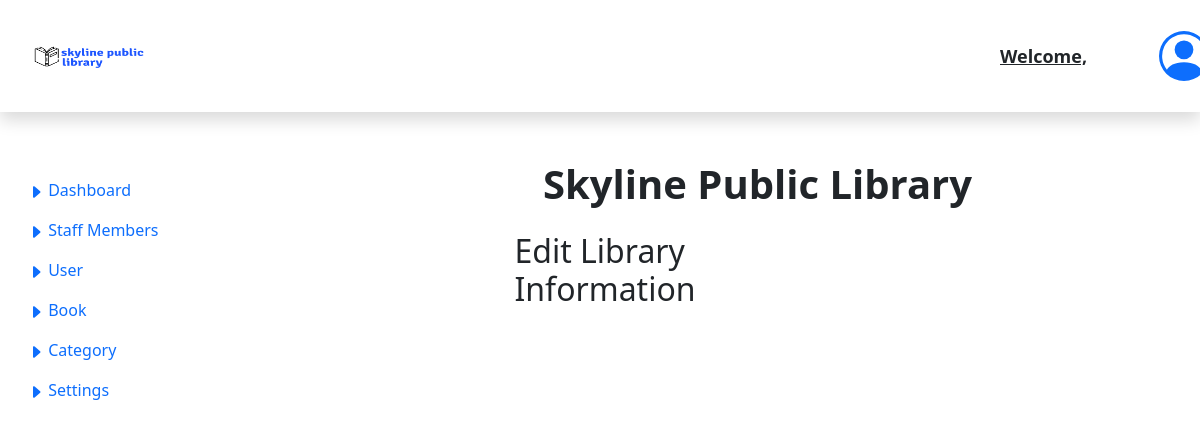
/admin/library_settings.php, run on an earlier commit of the app's database.
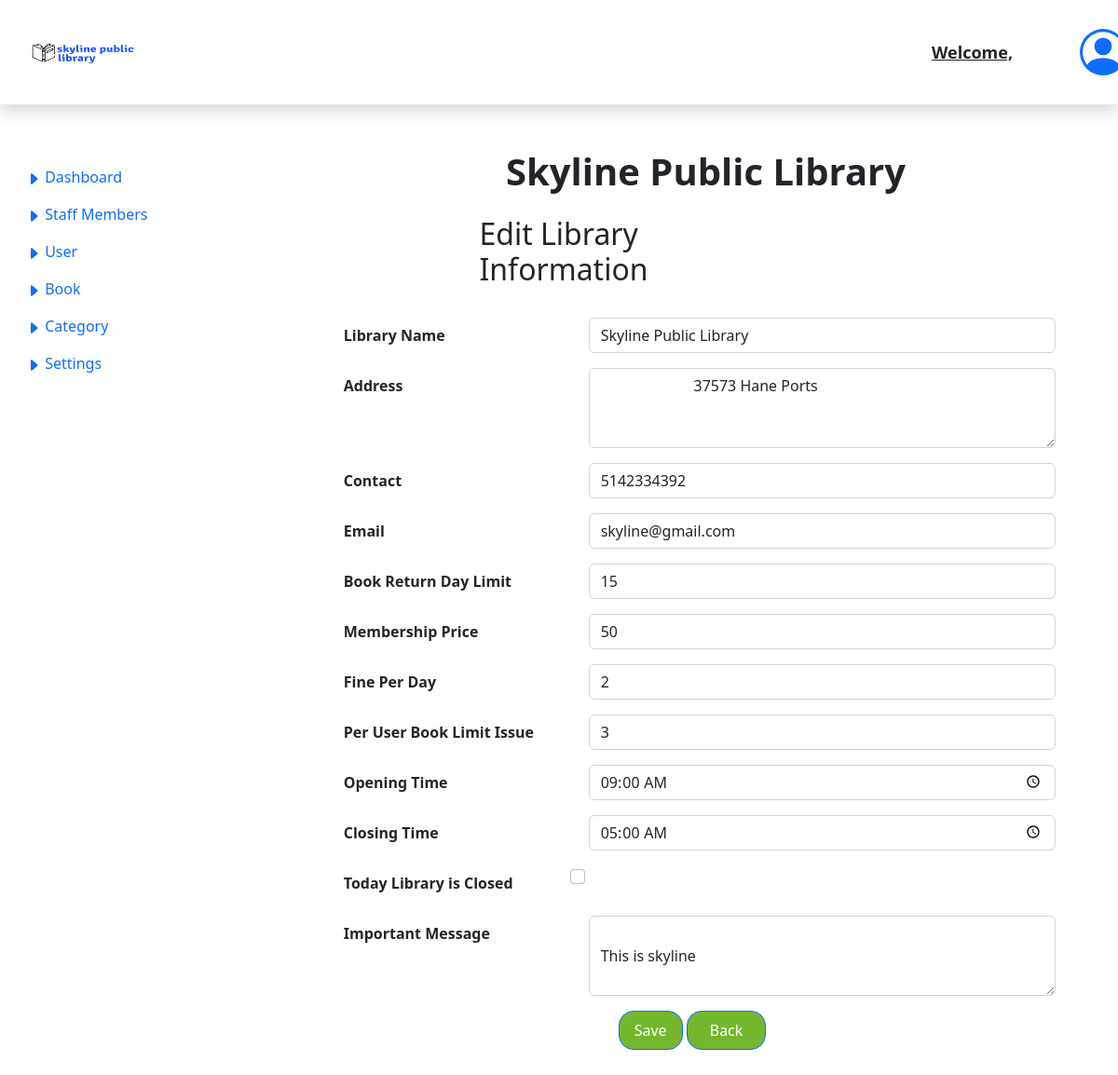
And on a later commit of the database.
### tables this page shows
CREATE TABLE `library_setting` (
  `library_id` int(11) NOT NULL,
  `library_name` varchar(25) NOT NULL,
  `library_address` varchar(255) NOT NULL,
  `library_contact` varchar(10) NOT NULL,
  `library_email` varchar(255) NOT NULL,
  `book_return_day_limit` int(11) NOT NULL,
  `membership_price` float NOT NULL,
  `fine_per_day` float NOT NULL,
  `book_issue_limit` int(11) NOT NULL,
  `opening_time` varchar(25) NOT NULL,
  `closing_time` varchar(25) NOT NULL,
  `library_status` tinyint(1) NOT NULL,
  `important_message` varchar(255) NOT NULL
);

### admin/library_settings.php (the view, shortened to what the changed rows need)
<!DOCTYPE HTML PUBLIC "-//W3C//DTD XHTML 1.0 Transitional//EN" "http://www.w3.org/TR/xhtml1/DTD/xhtml1-transitional.dtd">
<html xmlns="http://www.w3.org/1999/xhtml">
    <head>
        <link rel="stylesheet" href="https://stackpath.bootstrapcdn.com/bootstrap/4.4.1/css/bootstrap.min.css">
        <link rel="stylesheet" type="text/css" href="../css/admin.css">
        <link rel="stylesheet" type="text/css" href="../css/styles.css">
    </head>
<body>
            <?php include 'admin_header_sidebar.php';?>
         <div class="col-12 justify-content-center">
            <div class=" main_content">
               <div class="dashboard">
                  <h1><b>Skyline Public Library<b></h1>
               </div>
               <div class="row m-4">
                <div class="col-10">
               <form class="needs-validation" action="" method="post" id="add_staff_form" name="add_staff_form"  enctype="multipart/form-data" novalidate>
               <?php
                  $query = mysqli_query($mysqli, "SELECT * FROM `library_setting` WHERE library_id = 1");
                  while($row = mysqli_fetch_array($query)){
            ?>
               <div class="row mb-3">
                    <label for="library_name" class="col-sm-4 col-form-label">Library Name</label>
                    <div class="col-sm-8">
                        <input type="text" class="form-control" id="library_name" name="library_name" value = "<?php echo $row['library_name']; ?>">
                    </div>
                </div>
                <div class="row mb-3">
                    <label for="address" class="col-sm-4 col-form-label">Address</label>
                    <div class="col-sm-8">
                        <textarea class="form-control" id="address" name="address" rows="3" >
                        <?php echo $row['library_address']; ?>
                        </textarea>
                    </div>
                </div>
                <div class="row mb-3">
                    <label for="contact" class="col-sm-4 col-form-label">Contact</label>
                    <div class="col-sm-8">
                        <input type="text" class="form-control" id="contact" name="contact"
                        oninput="javascript: if (this.value.length > this.maxLength) this.value = this.value.slice(0, this.maxLength);
                        this.value = this.value.replace(/[^0-9.]/g, '').replace(/(\..*)\./g, '$1');"
                        maxlength="10" data-rule-maxlength="10" value = "<?php echo $row['library_contact']; ?>">
                    </div>
                </div>
                <div class="row mb-3">
                    <label for="email" class="col-sm-4 col-form-label">Email</label>
                    <div class="col-sm-8">
                        <input type="email" class="form-control" id="email" name="email"
                        value = "<?php echo $row['library_email']; ?>">
                    </div>
                </div>
                <div class="row mb-3">
                    <label for="book_return_day_limit" class="col-sm-4 col-form-label">Book Return Day Limit </label>
                    <div class="col-sm-8">
                        <input type="number" class="form-control" id="book_return_day_limit" name="book_return_day_limit"
                        value = <?php echo $row['book_return_day_limit']; ?>>
                    </div>
                </div>
                <div class="row mb-3">
                    <label for="membership_price" class="col-sm-4 col-form-label">Membership Price</label>
                    <div class="col-sm-8">
                        <input type="number" class="form-control" id="membership_price" name="membership_price"
                        value = <?php echo $row['membership_price']; ?>>
                    </div>
                </div>
                <div class="row mb-3">
                    <label for="fine_per_day" class="col-sm-4 col-form-label">Fine Per Day</label>
                    <div class="col-sm-8">
                        <input type="number" class="form-control" id="fine_per_day" name="fine_per_day"
                        value = <?php echo $row['fine_per_day']; ?>>
                    </div>
                </div>
                <div class="row mb-3">
                    <label for="per_user_book_limit_issue" class="col-sm-4 col-form-label">Per User Book Limit Issue</label>
                    <div class="col-sm-8">
                        <input type="number" class="form-control" id="per_user_book_limit_issue" name="per_user_book_limit_issue"
                        value = <?php echo $row['book_issue_limit']; ?>>
                    </div>
                </div>
                <div class="row mb-3">
                    <label for="opening_time" class="col-sm-4 col-form-label">Opening Time</label>
                    <div class="col-sm-8">
                        <input type="time" class="form-control" id="opening_time" name="opening_time"
                        value = <?php echo $row['opening_time']; ?>>
                    </div>
                </div>
                <div class="row mb-3">
                    <label for="closing_time" class="col-sm-4 col-form-label">Closing Time</label>
                    <div class="col-sm-8">
                        <input type="time" class="form-control" id="closing_time" name="closing_time"
                        value = <?php echo $row['closing_time']; ?>>
                    </div>
                </div>
                <div class="row mb-3">
                    <label for="closed_today" class="col-sm-4 col-form-label">Today Library is Closed</label>
                    <div class="col-sm-8">
                        <input class="form-check-input" class = "form-control" type="checkbox" value="" id="closed_today" name = "closed_today">
                     </div>
                </div>
                <div class="row mb-3">
                    <label for="important_message" class="col-sm-4 col-form-label">Important Message</label>
                    <div class="col-sm-8">
                        <textarea class="form-control" id="important_message" name="important_message" rows="3">
                           <?php echo $row['important_message']; ?>
                        </textarea>
                    </div>
                </div>
                <div class="mb-3 row d-flex ms-5">
                <div class="row">
                     <div class="col-4"></div>
                     <div class="col-4">
                            <input type="submit" class="btn btn-primary px-3 py-2 rounded-4  bg-success justify-content-center" name="Save" value="Save">
                                 <input type="reset" class="btn btn-primary px-4 py-2 rounded-4  bg-success" name="back" value="Back">
                              </div>
                        <div class="col-4"></div>
                        </div>
                        </div>
                        <?php  } ?>
            </form>
            </div>
            </div>
</div>
</div>
</body>
</html>

What changed in the data, as far as the page shows it:
added library_setting: library_name "Skyline Public Library", address "37573 Hane Ports", contact "5142334392", email "skyline@gmail.com", book_return_day_limit "15", membership_price "50", fine_per_day "2", per_user_book_limit_issue "3", opening_time "09:00", closing_time "05:00", important_message "This is skyline"
